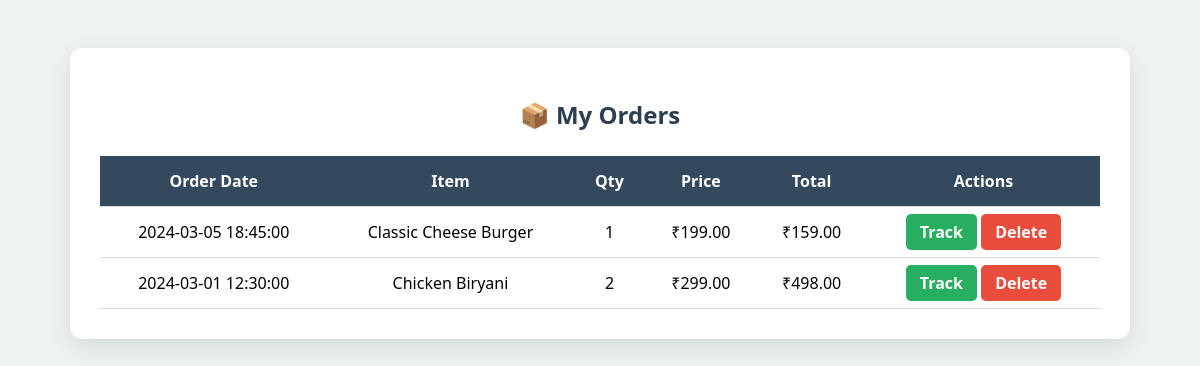
Page /my-orders.php (signed in) on the committed database.
### tables this page shows
CREATE TABLE IF NOT EXISTS `orders` (
    `id`              INT(11) NOT NULL AUTO_INCREMENT,
    `user_id`         VARCHAR(150) NOT NULL,
    `food_id`         INT(11) DEFAULT NULL,
    `food_name`       VARCHAR(200) NOT NULL,
    `offer_price`     DECIMAL(10,2) DEFAULT 0.00,
    `price`           DECIMAL(10,2) DEFAULT 0.00,
    `quantity`        INT(11) DEFAULT 1,
    `total`           DECIMAL(10,2) DEFAULT 0.00,
    `customer_name`   VARCHAR(200) DEFAULT NULL,
    `mobile`          VARCHAR(20) DEFAULT NULL,
    `address`         TEXT DEFAULT NULL,
    `status`          ENUM('Pending','Confirmed','Preparing','Out for Delivery','Delivered','Cancelled') DEFAULT 'Pending',
    `order_date`      TIMESTAMP DEFAULT CURRENT_TIMESTAMP,
    PRIMARY KEY (`id`),
    KEY `idx_user_id`    (`user_id`),
    KEY `idx_status`     (`status`),
    KEY `idx_order_date` (`order_date`)
);

### my-orders.php (the view, shortened to what this page needs)
<?php
$conn = mysqli_connect("localhost", "root", "", "fooddb");
$user_id = $_SESSION['user'];
$result = mysqli_query($conn, "SELECT * FROM orders WHERE user_id='$user_id' ORDER BY order_date DESC");
?>
<!DOCTYPE html>
<html>
<head>
</head>
<body>
<div class="container">
  <h2>📦 My Orders</h2>
  <?php if (mysqli_num_rows($result) > 0): ?>
    <table>
      <tr>
        <th>Order Date</th>
        <th>Item</th>
        <th>Qty</th>
        <th>Price</th>
        <th>Total</th>
        <th>Actions</th>
      </tr>
      <?php while ($row = mysqli_fetch_assoc($result)): ?>
        <tr>
          <td><?= $row['order_date'] ?></td>
          <td><?= $row['food_name'] ?></td>
          <td><?= $row['quantity'] ?></td>
          <td>₹<?= $row['price'] ?></td>
          <td>₹<?= $row['total'] ?></td>
          <td>
            <a href="track_order.php?id=<?= $row['id'] ?>" class="btn track">Track</a>
            <a href="delete_order.php?id=<?= $row['id'] ?>" class="btn delete" onclick="return confirm('Are you sure you want to delete this order?')">Delete</a>
          </td>
        </tr>
      <?php endwhile; ?>
    </table>
  <?php else: ?>
    <div class="no-orders">😢 You haven’t placed any orders yet.</div>
  <?php endif; ?>
</div>
</body>
</html>

### my-orders.php (style rules this page uses)
body { font-family: 'Segoe UI', sans-serif; background: #eef2f3; padding: 40px; }
.container { max-width: 1000px; margin: auto; background: #fff; border-radius: 12px; padding: 30px; box-shadow: 0 8px 25px rgba(0, 0, 0, 0.1); }
h2 { text-align: center; color: #2c3e50; margin-bottom: 25px; }
table { width: 100%; border-collapse: collapse; }
th, td { padding: 14px; text-align: center; border-bottom: 1px solid #ddd; }
th { background-color: #34495e; color: white; }
.btn { padding: 7px 14px; border: none; border-radius: 5px; cursor: pointer; font-weight: bold; text-decoration: none; }
.track { background-color: #27ae60; color: white; }
.delete { background-color: #e74c3c; color: white; }

### rows in the picture
orders: order_date "2024-03-05 18:45:00", food_name "Classic Cheese Burger", quantity "1", price "199.00", total "159.00"
orders: order_date "2024-03-01 12:30:00", food_name "Chicken Biryani", quantity "2", price "299.00", total "498.00"
